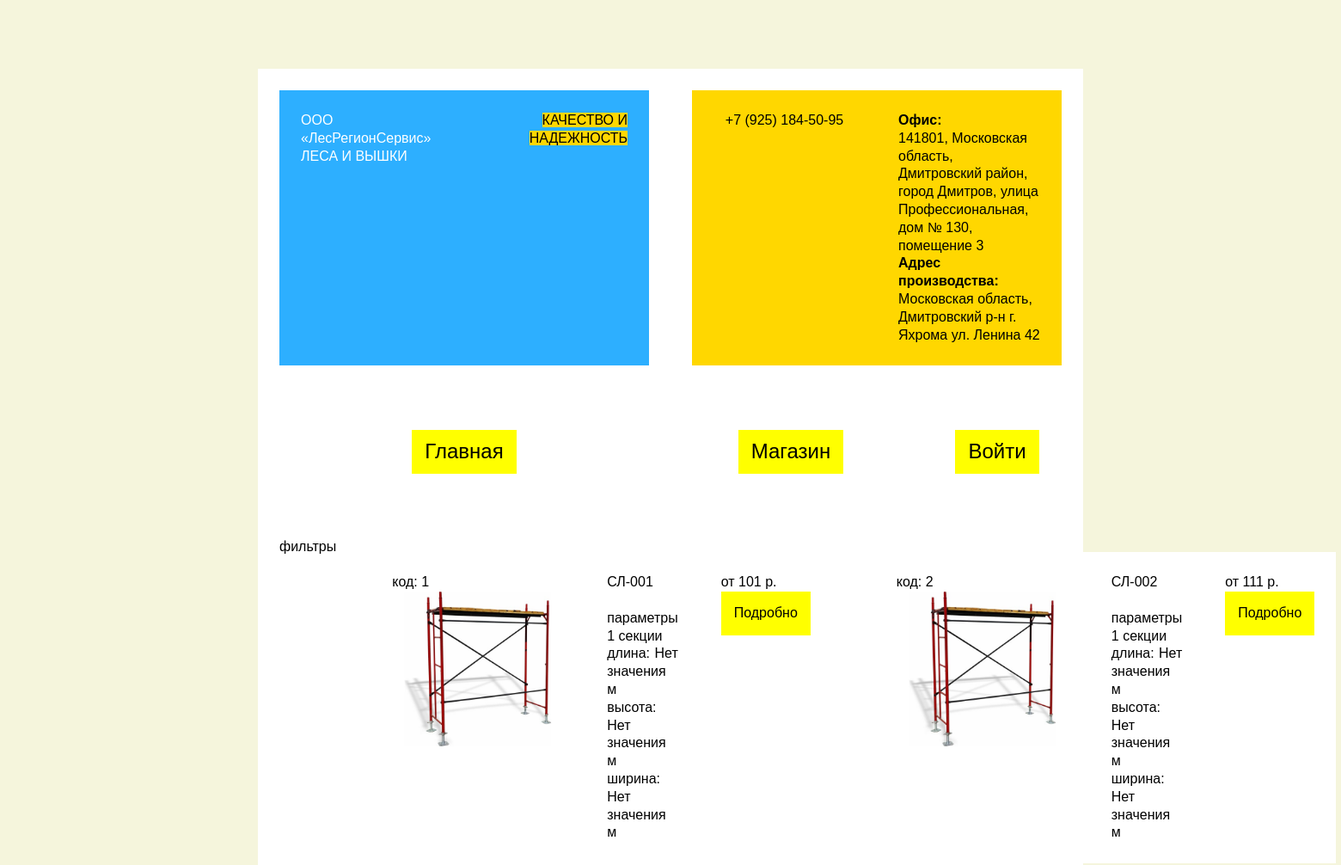
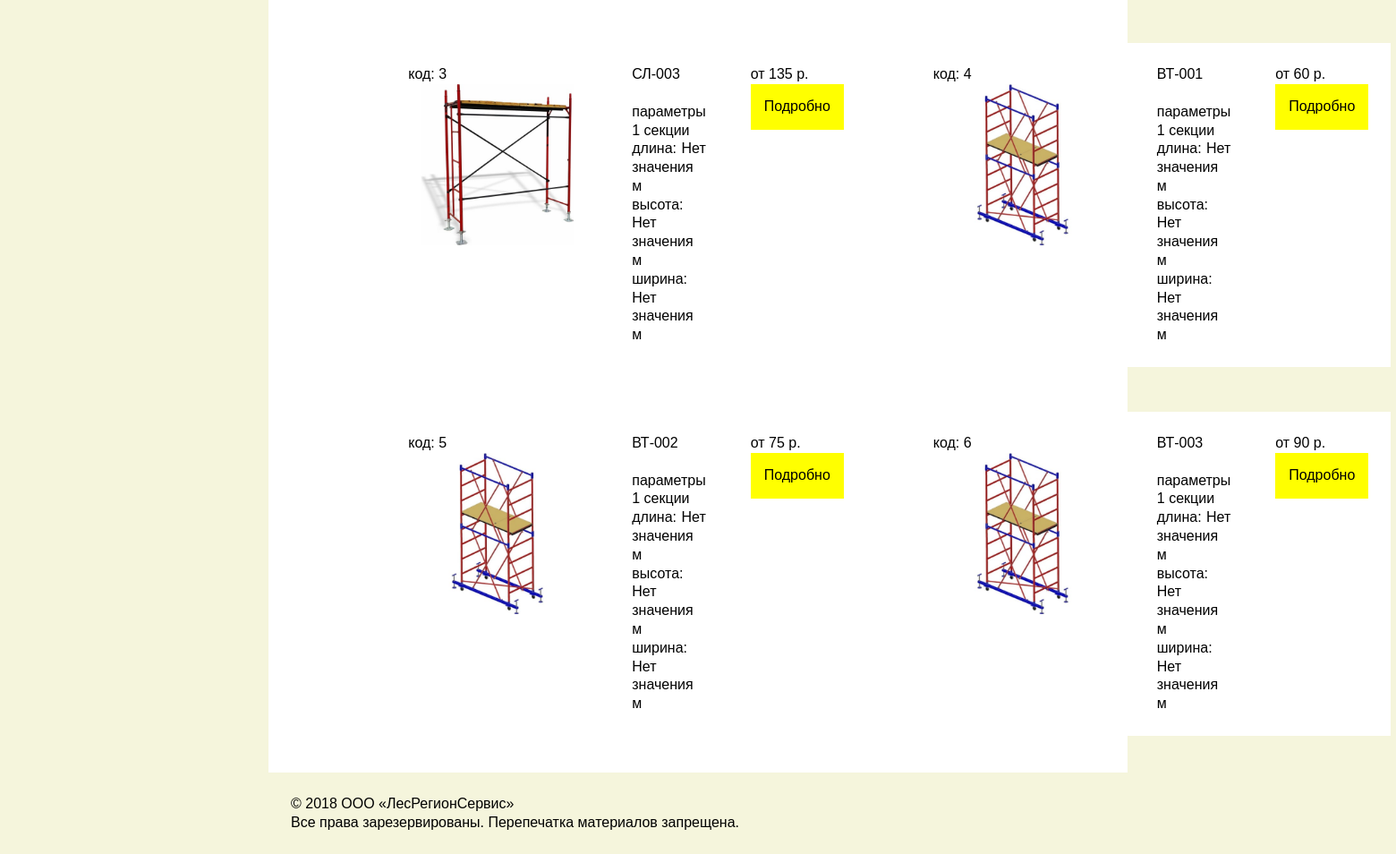
The page /store.php on the database its author committed (2 pictures, top to bottom).
### tables this page shows
CREATE TABLE `products` (
  `id` int unsigned NOT NULL AUTO_INCREMENT,
  `title` varchar(100) NOT NULL,
  `category` enum('Запчасть','Конструкция') NOT NULL,
  `product_type` varchar(100) NOT NULL,
  `price` float unsigned NOT NULL DEFAULT '0',
  `description` mediumtext,
  `image_url` varchar(100) NOT NULL DEFAULT 'img/products/not-found.png',
  PRIMARY KEY (`id`),
  UNIQUE KEY `title_UNIQUE` (`title`)
);

### store.php (called while the page is built)
<?php
require 'components/header.php';
require 'database.php';
$sql_get_products_build_constr = 'select * from products where category = "Конструкция"';
$products_query = mysqli_query($link, $sql_get_products_build_constr);
$products_array = mysqli_fetch_all($products_query, MYSQLI_ASSOC);
require 'components/products.php';
require 'components/footer.php';

### components/product.php (the view, shortened to what this page needs)
<?php
$params = $_GET;
$product_id = $product['id'];
$params['product_id'] = $product_id;
$url = "product_detail.php/?".http_build_query($params);
?>
<li class="product-style">
    <div>
        код: <?= $product_id?><br>
        <img src="<?= $product['image_url'] ?? "/img/products/not-found.png" ?>" width="200" alt="<?= $product['title'] ?? "нет значения" ?>"><br>
    </div>
    <div>
        <?= $product['title']?><br><br>
        параметры 1 секции<br>
        <?php
        $length = "Нет значения";
        $height = "Нет значения";
        $width = "Нет значения";
        ?>
        длина: <?= $length ?? "нет значения" ?> м<br>
        высота: <?= $height ?? "нет значения" ?> м<br>
        ширина: <?= $width ?? "нет значения" ?> м<br>
    </div>
    <div>
        от <?= $product['price'] ?? "нет значения" ?> р.<br>
        <a href="<?= $url ?>">Подробно</a><br>
    </div>
</li>

### components/header.php (shortened to what this page needs)
<!doctype html>
<html lang="ru">
<head>
    <link rel="stylesheet" href="/LesaServiceOnPHP/style.css">
</head>
<body>
<header class="two-columns-equally">
    <div class="two-columns-equally left-align color-white-background-blue">
        <div>
            ООО «ЛесРегионСервис»<br>
            <span class="words-header">Леса и вышки</span>
        </div>
        <div class="right-align">
            <span class="words-header color-black-background-yellow">Качество и надежность</span>
        </div>
    </div>
    <div class="two-columns-equally color-black-background-yellow">
        <div class="center-align">
            +7 (925) 184-50-95
        </div>
        <div class="left-align">
            <strong>Офис:</strong><br>
            141801, Московская область, Дмитровский район, город Дмитров, улица Профессиональная, дом № 130, помещение 3<br>
            <strong>Адрес производства:</strong><br>
            Московская область, Дмитровский р-н г. Яхрома ул. Ленина 42
        </div>
    </div>
</header>
<nav>
    <a href="/LesaServiceOnPHP/index.php">Главная</a>
    <a href="/LesaServiceOnPHP/store.php">Магазин</a>
    <?php if(!isset($_SESSION["login"])): ?>
    <a href="components/account/authentication.php/?action=sign in">Войти</a>
    <?php endif ?>
</nav>

### components/products.php
<main class="showcase">
    <div>
        фильтры
    </div>
    <ul class="advantage-list goods-showcase">
        <?php if (isset($products_array)) {
            foreach ($products_array as $product) {
                require ('components/product.php');
            }
        } ?>
    </ul>
</main>

### components/footer.php
<footer>
    © 2018 ООО «ЛесРегионСервис»<br>
    Все права зарезервированы. Перепечатка материалов запрещена.
</footer>
</body>
</html>

### style.css (style rules this page uses)
body { margin: 80px; margin-right: 300px; margin-left: 300px; font-family: sans-serif; font-size: medium; text-align: justify; line-height: 130%; background-color: beige; }
nav { padding: 50px; font-size: x-large; display: grid; grid-template-columns: 1fr 1fr 100px; }
main { display: grid; row-gap: 20px; }
figure, h1, nav { text-align: center; }
p, li { font-family: serif; }
.words-header { text-transform: uppercase; }
.advantage-list { font-weight: normal; list-style-type: none; }
.two-columns-equally { display: grid; grid-template-columns: 1fr 1fr; gap: 50px; }
.center-align { text-align: center; }
.left-align { text-align: left; }
.right-align { text-align: right; }
.color-black-background-yellow { color: black; background-color: gold; }
.color-white-background-blue { color: white; background-color: #2dafff; }
a { margin: auto; padding: 15px; outline: none; text-decoration: none; display: inline-block; text-align: center; color: black; }
a:link, a:visited, a:focus { background: yellow; }
header, nav, main, .product-style, .showcase { background-color: white; }
header, main, footer, .two-columns-equally, .product-style, .showcase { padding: 25px; }
.product-style { display: grid; grid-template-columns: 200px 1fr 1fr; gap: 50px; font-family: sans-serif; font-size: medium; }
.showcase { display: grid; grid-template-columns: 0.5fr 1fr; }
.goods-showcase { display: grid; grid-template-columns: 1fr 1fr; gap: 50px; }

### rows shown on the page
products: id "1", image_url (picture), title "СЛ-001", price "101"
products: id "2", image_url (picture), title "СЛ-002", price "111"
products: id "3", image_url (picture), title "СЛ-003", price "135"
products: id "4", image_url (picture), title "ВТ-001", price "60"
products: id "5", image_url (picture), title "ВТ-002", price "75"
products: id "6", image_url (picture), title "ВТ-003", price "90"
